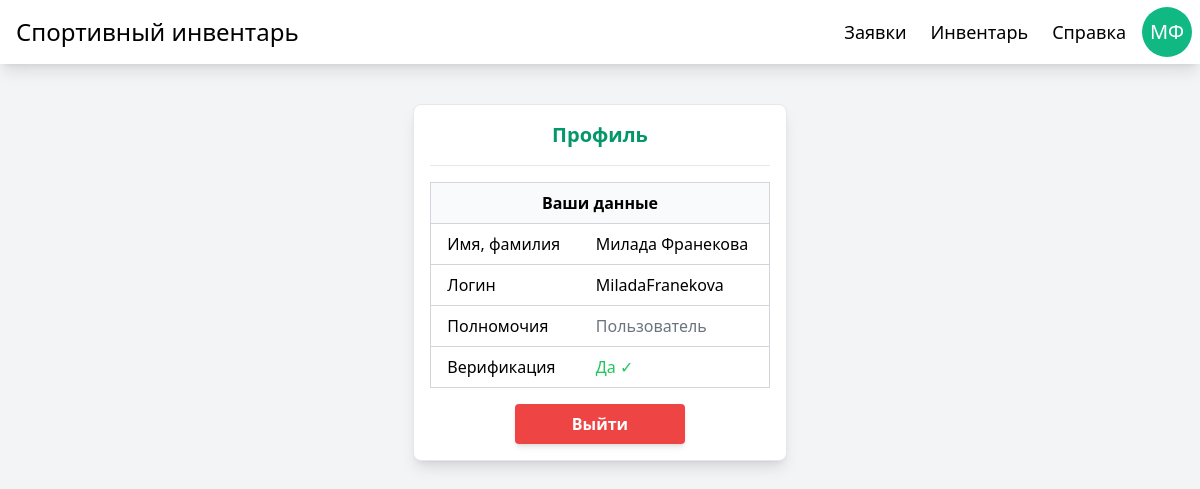
Screenshot of /profile/ (signed in) with the database file from the repository.
### manager/models.py (models this page shows, shortened)
class User(AbstractUser):
    patronymic = models.CharField(max_length=64, blank=True, null=True)
    verified = models.BooleanField(default=False)

### manager/views.py (the view)
# urls.py: path('profile/', views.profile, name="profile"),
@login_required
def profile(request):
    return render(request, 'profile.html', {})

### theme/templates/profile.html (shortened to what this page needs)
{% extends "base.html" %}
{% block content %}
<div class="w-1/3 p-4 grid gap-4 bg-white border rounded-lg shadow-lg">
    <h2 class="text-xl font-semibold text-center text-primary-600">Профиль</h2>
    <hr>
    <div class="grid gap-4">
        <table class="table border border-gray-300 border-collapse w-full">
            <thead>
                <tr class="bg-gray-50 border-b border-gray-300 transition">
                    <th class="px-4 py-2 text-center" colspan="2">Ваши данные</th>
                </tr>
            </thead>
            <tbody>
                <tr class="border-b border-gray-300 hover:bg-primary-50 transition">
                    <td class="px-4 py-2 text-start">Имя, фамилия</td>
                    <td class="px-4 py-2 text-start">{{ user.first_name }} {{ user.last_name }}</td>
                </tr>
                <tr class="border-b border-gray-300 hover:bg-primary-50 transition">
                    <td class="px-4 py-2 text-start">Логин</td>
                    <td class="px-4 py-2 text-start">{{ user.username }}</td>
                </tr>
                <tr class="border-b border-gray-300 hover:bg-primary-50 transition">
                    <td class="px-4 py-2 text-start">Полномочия</td>
                    {% if user.is_staff %}
                    <td class="px-4 py-2 text-start text-blue-500">Админ</td>
                    {% else %}
                    <td class="px-4 py-2 text-start text-gray-500">Пользователь</td>
                    {% endif %}
                </tr>
                <tr class="border-b border-gray-300 hover:bg-primary-50 transition">
                    <td class="px-4 py-2 text-start">Верификация</td>
                    {% if user.verified %}
                    <td class="px-4 py-2 text-start text-green-500">Да ✓</td>
                    {% else %}
                    <td class="px-4 py-2 text-start text-red-500">Нет ✕</td>
                    {% endif %}
                </tr>
            </tbody>
        </table>
        <form method="post" action="{% url 'logout' %}" class="flex justify-center">
            <button
                type="submit"
                class="w-1/2 p-2 bg-red-500 hover:bg-red-700 text-center text-white font-semibold rounded shadow-md transition">
                Выйти
            </button>
        </form>
    </div>
</div>
{% endblock %}

### theme/templates/base.html (shortened to what this page needs)
{% load static tailwind_tags %}
<!DOCTYPE html>
<html>
<head>
    {% tailwind_css %}
</head>
<body class="bg-gray-100">
    <div class="h-screen flex-row justify-center items-start bg-gray-100">
        <nav class="w-full h-16 flex justify-between items-center bg-white shadow-lg">
            <div class="h-full p-4 flex items-center">
                <h1 class="text-2xl">Спортивный инвентарь</h1>
            </div>
            <div class="h-full p-2 gap-x-2 flex justify-between items-center">
                <a
                    id="applications"
                    href="{% url 'applications' %}"
                    title="Заявки"
                    class="p-2 flex items-center text-lg rounded-lg hover:text-primary-700 hover:bg-gray-100 transition">
                    Заявки
                </a>
                <a
                    id="inventory"
                    href="{% url 'inventory' %}"
                    title="Инвентарь"
                    class="p-2 flex items-center text-lg rounded-lg hover:text-primary-700 hover:bg-gray-100 transition">
                    Инвентарь
                </a>
                <a
                    id="help"
                    href="{% url 'help' %}"
                    title="Справка"
                    class="p-2 flex items-center text-lg rounded-lg hover:text-primary-700 hover:bg-gray-100 transition">
                    Справка
                </a>
                {% if user.is_authenticated %}
                <a
                    href="{% url 'profile' %}"
                    title="Профиль"
                    class="flex justify-center items-center bg-primary-500 text-center text-xl text-white rounded-full hover:bg-primary-700 transition"
                    style="width: 50px; height: 50px;">
                    {{ user.first_name|slice:'0:1' }}{{ user.last_name|slice:'0:1' }}
                </a>
                {% endif %}
            </div>
        </nav>
        <div class="w-full p-10 gap-10 flex justify-center items-start">
            {% block content %}{% endblock %}
        </div>
    </div>
</body>
</html>

### rows the page displays
User: first_name "М", last_name "Ф", first_name "Милада", last_name "Франекова", username "MiladaFranekova"
